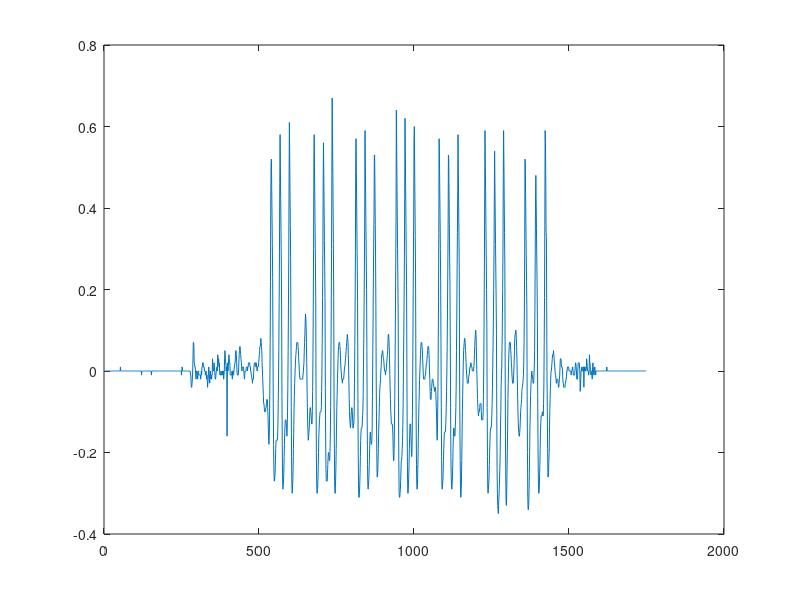
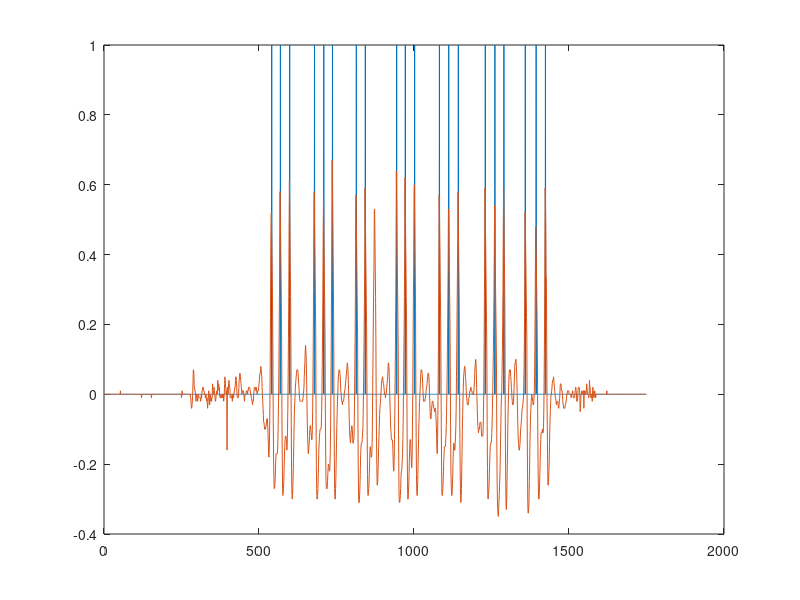

These charts were generated, in order, by the following MATLAB code:
clc;
clear all;
close all;
pkg load signal;

%define arrays
peak_k=3;
peak_z1=zeros(peak_k,1);

%load input data
ip= load('ADXL_mean_dat2.txt');
ip_len=length(ip);
n=0:ip_len-1;
fs=1000/20;
op =zeros(ip_len,1);
%plot input
figure(1);
plot(n,ip);
threshold=0.25;

temp=0;
k=0;
j=0;
for m=1:ip_len
 %peak finding
 for l=1:peak_k-1
  peak_z1(l)= peak_z1(l+1);
 end
  peak_z1(peak_k)=ip(m); 
 
  if((peak_z1(2) > peak_z1(1)) && (peak_z1(2)> peak_z1(3)) && (peak_z1(2) > threshold))
     op(m)=1;
  else
     op(m)=0;
  endif
end

n=0:length(op)-1;
%plot output
figure(2);
plot(n',op , n', ip);